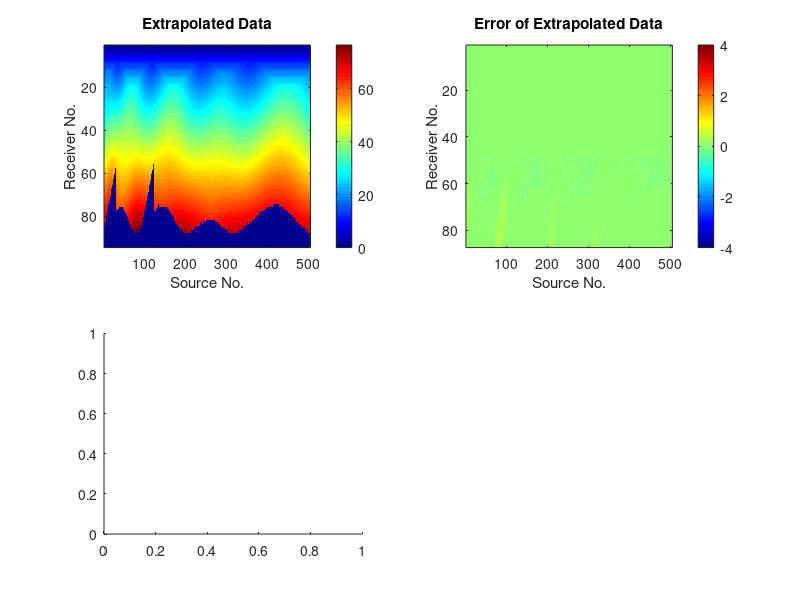

The MATLAB script that drew this image: (Note: this script raises an error after producing the figure.)
%%  Load extracted LS data and then extrapolate it

clear
close all
clc

%%  load data
load LS_Time_model_2.mat

ns=ttt(end,1);
ng=ttt(end,2);

%%  Mute the direct arrivals
ref_rate=0.0008;
for is=1:ns
    for ig=2:ng
        if tt_in(ig,is)-tt_in(ig-1,is)<ref_rate
            break
        end
    end
    tt_in(1:ig-1,is)=0;
end

%%  Create virtual data set
np_v=ns+ng-1;
data_v=zeros(np_v,np_v);
stck=zeros(np_v,np_v);
for is=1:ns
    for ig1=2:ng-1
        p1=(is-1)+ig1;
        for ig2=ig1+1:ng
            p2=(is-1)+ig2;
            if tt_in(ig2,is)>0 && tt_in(ig1,is)>0
                data_v(p1,p2)=data_v(p1,p2)+tt_in(ig2,is)-tt_in(ig1,is);
                stck(p1,p2)=stck(p1,p2)+1;
            end
        end
    end
end

%   Find the avrage
data_v=data_v./stck;
aa=isnan(data_v);
data_v(aa)=0;

%%  Creat Super-virtual data

data_sv=zeros(np_v,np_v);
stck=zeros(np_v,np_v);
nss=ns-ng-1;
for is=1:nss
    for ig1=1:ng
        p1=(is-1)+ig1;
        for p2=(is-1)+ng+1:(is-1)+2*ng
            if tt_in(ig1,is)>0 && data_v(p1,p2)>0
                data_sv(p2,is)=data_sv(p2,is)+tt_in(ig1,is)+data_v(p1,p2);
                stck(p2,is)=stck(p2,is)+1;
            end
        end
    end
end

%   Find the avrage
data_sv=data_sv./stck;
aa=isnan(data_sv);
data_sv(aa)=0;

%   Apply NMO to data_sv
dsv=zeros(ng*2,nss);
g1=ng+1;
for is=1:nss
    dsv(ng+1:end,is)=data_sv(g1:g1+ng-1,is);
    g1=g1+1;
end

%   Reload the traveltimes to retreive the deleted direct pickings
load LS_Time_model_2.mat
dsv(1:ng,:)=tt_in(:,1:nss);

dsv=dsv(1:end-2,:);

% %   Interpolate missing picks
% x=(1:505)';
% for iz=53:84
%     k=1;
%     clear xin din
%     for ix=1:505
%         if dsv(iz,ix)>0
%             din(k,1)=dsv(iz,ix);
%             xin(k,1)=ix;
%             k=k+1;
%         end
%     end
%     if k>1
%         dsv(iz,:)=interp1(xin,din,x,"cubic");
%     end
% end

subplot(221);
imagesc(dsv*1000)
colorbar
xlabel('Source No.')
ylabel('Receiver No.')
title('Extrapolated Data')
colormap jet

for is=1:size(dsv,2)
    for ig=1:size(dsv,1)
        if dsv(ig,is)>0 && tt_ref(ig,is)>0
            err(ig,is)=dsv(ig,is)-tt_ref(ig,is);
        end
    end
end
subplot(222)
imagesc(err*1000,[-4 4])
colormap jet
xlabel('Source No.')
ylabel('Receiver No.')
title('Error of Extrapolated Data')

colorbar

subplot(223)
histogram(err(49:end,:)*1000,100)
xlabel('Error (ms)')
ylabel('Frequency')
title('Histogram of the Error')

subplot(224)
e=err(49:end,:);
cdfplot(reshape(e,size(e,1)*size(e,2),1))
title('Accmulative Error')